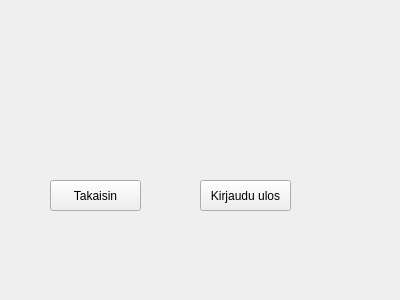
<?xml version="1.0" encoding="UTF-8"?>
<ui version="4.0">
 <class>NostaWindow</class>
 <widget class="QWidget" name="NostaWindow">
  <property name="geometry">
   <rect>
    <x>0</x>
    <y>0</y>
    <width>400</width>
    <height>300</height>
   </rect>
  </property>
  <property name="windowTitle">
   <string>Form</string>
  </property>
  <widget class="QPushButton" name="btntakaisin">
   <property name="geometry">
    <rect>
     <x>50</x>
     <y>180</y>
     <width>91</width>
     <height>31</height>
    </rect>
   </property>
   <property name="text">
    <string>Takaisin</string>
   </property>
  </widget>
  <widget class="QPushButton" name="btnkirulos">
   <property name="geometry">
    <rect>
     <x>200</x>
     <y>180</y>
     <width>91</width>
     <height>31</height>
    </rect>
   </property>
   <property name="text">
    <string>Kirjaudu ulos</string>
   </property>
  </widget>
 </widget>
 <resources/>
 <connections/>
</ui>
